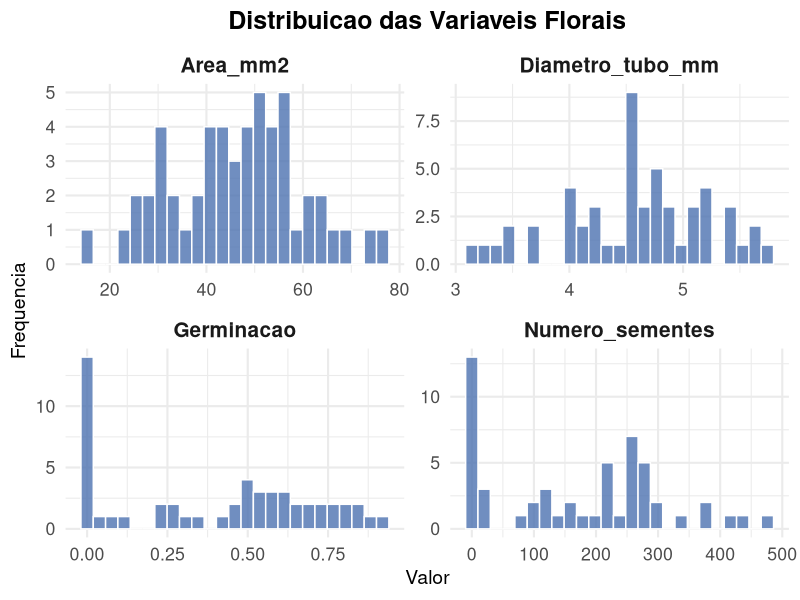
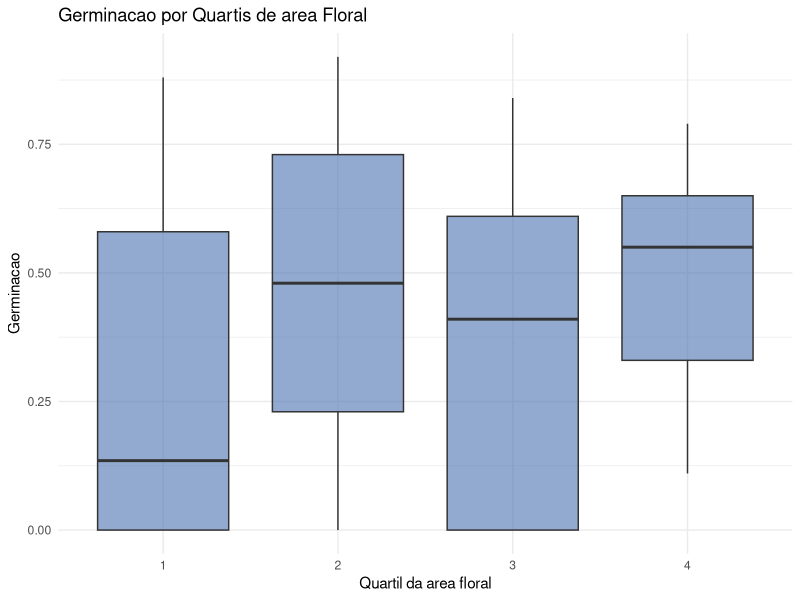
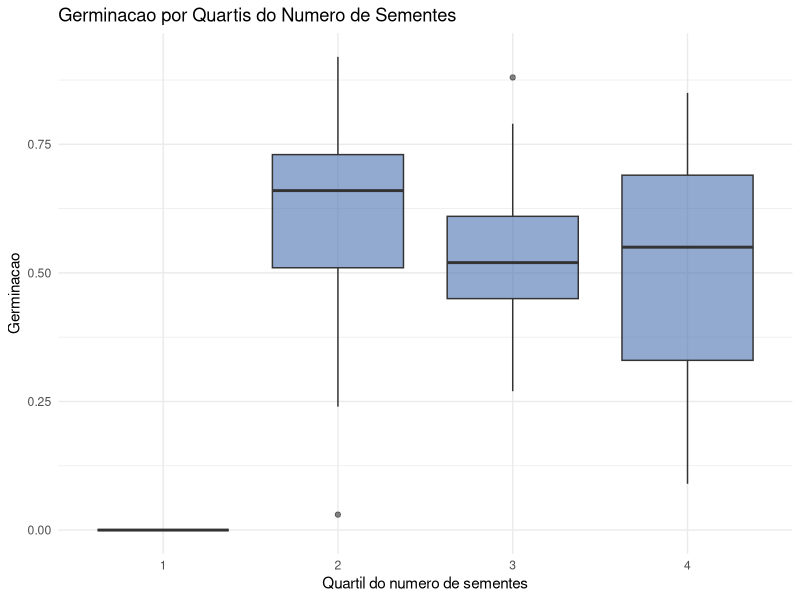

These figures' R source, in order:
## ---- chunk 1
knitr::opts_chunk$set(echo = TRUE)
## ---- chunk 2
library(tidyverse) # biblioteca necessária

df <- read.csv("Dados_Oenothera_2015.csv") # cria o df

head(df) # visualiza os primeiros valores do DataFrame
## ---- chunk 3
glimpse(df) # geral

colSums(is.na(df)) # contagem de NAs por variável
## ---- chunk 4
df_clean <- df %>%
  mutate(germ = ifelse(is.na(germ), 0, germ)) # troca valores ausentes por 0

colSums(is.na(df_clean))
## ---- chunk 5
summary(df_clean) # descrição geral dos dados

df_clean %>% 
  summarise(
    media_area = mean(area, na.rm = TRUE),
    sd_area = sd(area, na.rm = TRUE),
    media_tubo = mean(tubo, na.rm = TRUE),
    media_nsem = mean(nsem, na.rm = TRUE),
    media_germ = mean(germ, na.rm = TRUE)
  )
## ---- chunk 6
library(dplyr)
library(tidyr)
library(ggplot2)
## ---- chunk 7
# Renomear variaveis sem acentos
df_clean_plot <- df_clean %>%
  rename(
    Area_mm2 = area,
    Diametro_tubo_mm = tubo,
    Numero_sementes = nsem,
    Germinacao = germ
  )

df_clean_plot %>%
  pivot_longer(
    cols = c(Area_mm2, Diametro_tubo_mm, Numero_sementes, Germinacao),
    names_to = "Variavel",
    values_to = "Valor"
  ) %>%
  ggplot(aes(x = Valor)) +
  geom_histogram(
    bins = 25,
    fill = "#4C72B0",
    color = "white",
    alpha = 0.8
  ) +
  facet_wrap(~ Variavel, scales = "free", ncol = 2) +
  labs(
    title = "Distribuicao das Variaveis Florais",
    x = "Valor",
    y = "Frequencia"
  ) +
  theme_minimal(base_size = 16) +
  theme(
    plot.title = element_text(face = "bold", size = 18, hjust = 0.5),
    strip.text = element_text(size = 15, face = "bold"),
    axis.title.x = element_text(size = 14),
    axis.title.y = element_text(size = 14)
  )

## ---- chunk 8
df_clean %>%
  mutate(area_cat = ntile(area, 4)) %>%   # divide em quartis
  ggplot(aes(x = factor(area_cat), y = germ)) +
  geom_boxplot(fill="#4C72B0", alpha=.6) +
  labs(
    x = "Quartil da area floral",
    y = "Germinacao",
    title = "Germinacao por Quartis de area Floral"
  ) +
  theme_minimal()
## ---- chunk 9
df_clean %>%
  mutate(quartil_nsem = ntile(nsem, 4)) %>%
  ggplot(aes(x = factor(quartil_nsem), y = germ)) +
  geom_boxplot(fill="#4C72B0", alpha=.6) +
  labs(
    title = "Germinacao por Quartis do Numero de Sementes",
    x = "Quartil do numero de sementes",
    y = "Germinacao"
  ) +
  theme_minimal()
